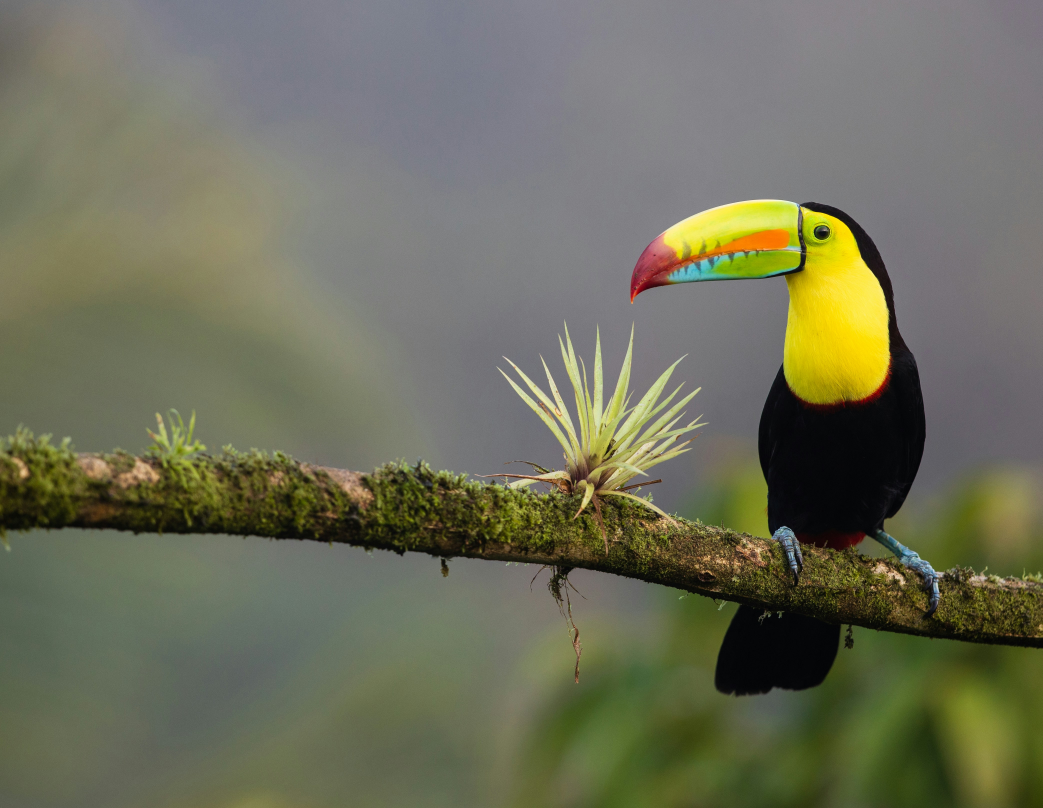
#> input picture assets/bird.jpg, 4171 x 3232 px, found by its file name (shown at 1/4 size)
$ python crop.py
#> lines starting #> are read from the running program, lines starting #| are printed output that depends on the picture
import os
import cv2

img = cv2.imread(os.path.join('assets', 'bird.jpg'))
#> img is the input picture: shape (3232, 4171, 3); mean B, G, R 90.1, 110.8, 109.7

print(img.shape)
#| (3232, 4171, 3)

cropped_img = img[800:2900, 2400:3850]
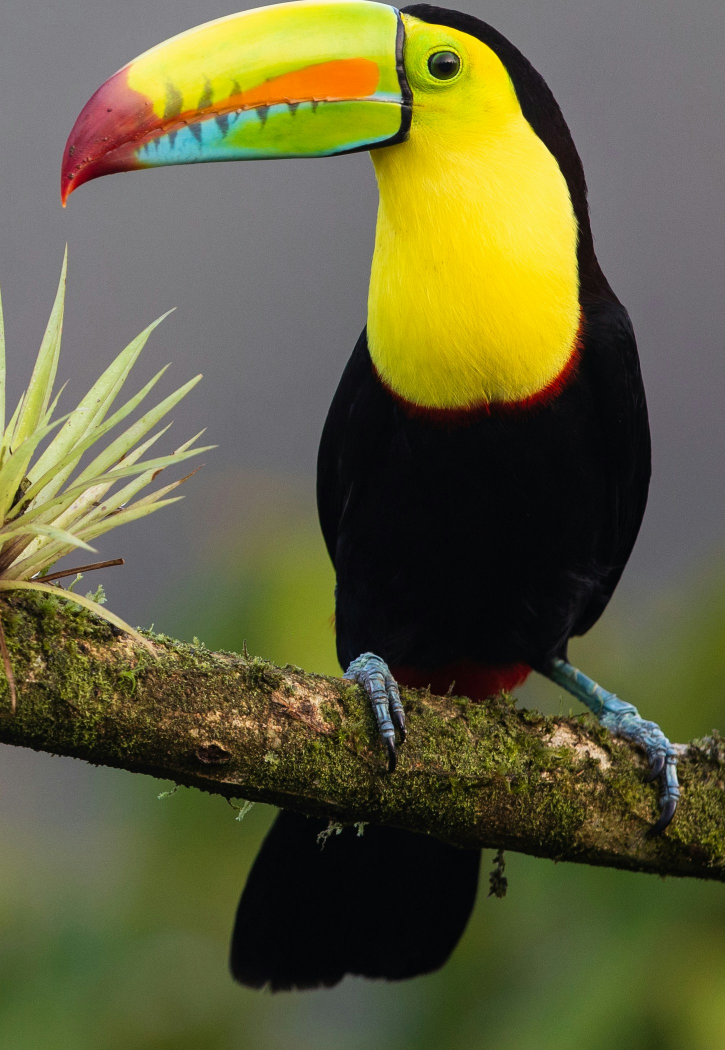
#> cropped_img: shape (2100, 1450, 3) (shown at 1/2 size); mean B, G, R 61.1, 97.5, 99.3

cv2.imshow('img', img)
cv2.imshow('cropped_img', cropped_img)

while True:
        if cv2.waitKey(1) & 0xFF == ord('q'):
#> (key q is pressed here)
            break
